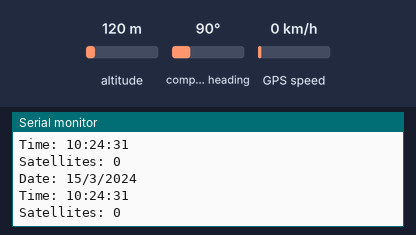
Recording of a sketch running on a simulated ESP32. Shown: the last lines printed to the serial monitor. The test bench sets the inputs (shaded band); at power-on: altitude 120 m, GPS speed 0 km/h, compass heading 90°. The GPS gets a fix after 3 s at 37.7749, -122.4194 with 8 satellites.

Above: at 1.2 s.
1.3 s: altitude set to 20 m
At 2.8 s:
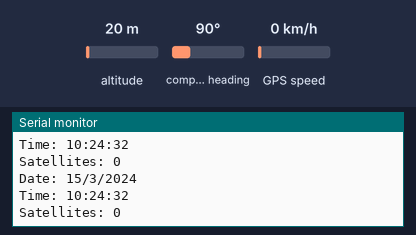
4.5 s: GPS speed set to 2 km/h
At 5.7 s:
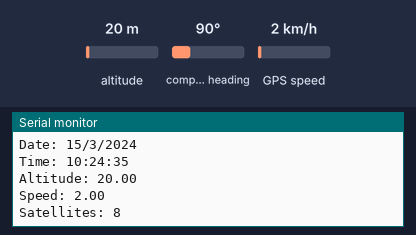
6.0 s: altitude set to 250 m
At 6.5 s:
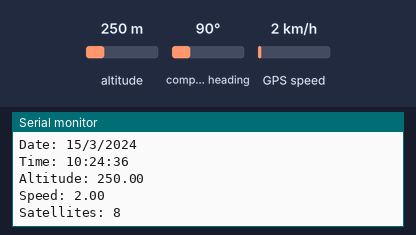
Timing chart, 0 to 9.0 s (numbered marks = the images above; inputs shaded):
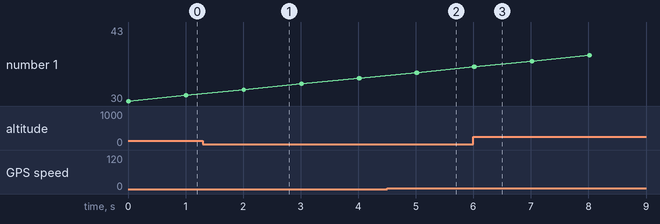

The sketch:

gps.ino
```cpp
#include <TinyGPS++.h>
#include <HardwareSerial.h>

// Create a TinyGPS++ object
TinyGPSPlus gps;

// Define the serial connections
HardwareSerial gpsSerial(1);

void setup() {
  // Start the hardware serial for GPS module at 115200 baud rate
  gpsSerial.begin(115200, SERIAL_8N1, 16, 17);

  // Start the serial monitor
  Serial.begin(115200);
  Serial.println("GPS Data Parsing with TinyGPS++");
}

void loop() {
  // This sketch displays information every time a new sentence is correctly encoded.
  while (gpsSerial.available() > 0) {
    gps.encode(gpsSerial.read());

    if (gps.location.isUpdated()) {
      Serial.print("Latitude: ");
      Serial.println(gps.location.lat(), 6);
      Serial.print("Longitude: ");
      Serial.println(gps.location.lng(), 6);
    }

    if (gps.date.isUpdated()) {
      Serial.print("Date: ");
      Serial.print(gps.date.day());
      Serial.print("/");
      Serial.print(gps.date.month());
      Serial.print("/");
      Serial.println(gps.date.year());
    }

    if (gps.time.isUpdated()) {
      Serial.print("Time: ");
      Serial.print(gps.time.hour());
      Serial.print(":");
      Serial.print(gps.time.minute());
      Serial.print(":");
      Serial.println(gps.time.second());
    }

    if (gps.altitude.isUpdated()) {
      Serial.print("Altitude: ");
      Serial.println(gps.altitude.meters());
    }

    if (gps.speed.isUpdated()) {
      Serial.print("Speed: ");
      Serial.println(gps.speed.kmph());
    }

    if (gps.satellites.isUpdated()) {
      Serial.print("Satellites: ");
      Serial.println(gps.satellites.value());
    }
  }
}
```

Measured:
- after the input at 4.5 s, the serial monitor: prints a new line after 0.51 s (image 2)
- after the input at 6.0 s, the serial monitor: prints a new line at once (image 3)
